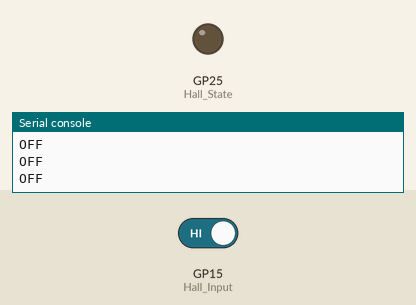
Recording of a program running on a simulated Raspberry Pi Pico running MicroPython. Shown: output pins drawn as LEDs (lit = HIGH), the last lines printed to the serial console. The inputs (shaded band) are chosen by the test bench; at power-on: GP15 (Hall_Input) HIGH.

Above: at 1.2 s.
1.3 s: GP15 (Hall_Input) driven LOW
At 2.3 s:
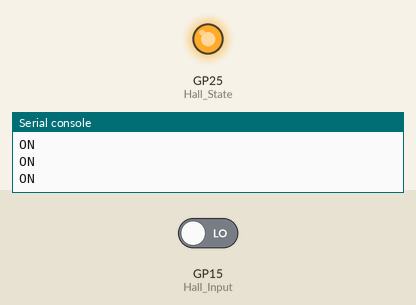
3.0 s: GP15 (Hall_Input) driven HIGH
At 3.5 s:
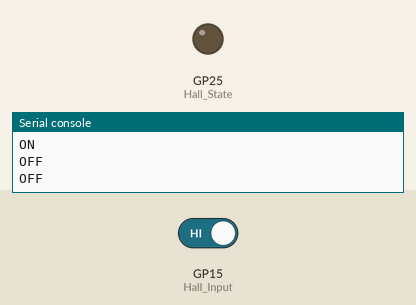
Timing chart, 0 to 6.0 s (numbered marks = the images above; inputs shaded):
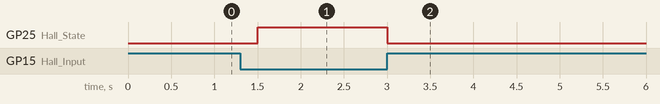

Measured:
- after the input at 1.3 s, GP25 (Hall_State): LOW → HIGH after 0.20 s
- after the input at 3.0 s, GP25 (Hall_State): HIGH → LOW at once

The program:

Hall_Effect_Sensor.py
```python
'''
Example program interfacing and using the A3144 Hall Effect sensor

'''
import machine
from time import sleep

#Create an output to use the onboard LED to indicate state of Sensor
Hall_State = machine.Pin(25,machine.Pin.OUT) #use on board LED

# Create an 'object' for our Hall Effect Sensor
# When sensor is near magnet, signal is pulled to zero volts
Hall_Input = machine.Pin(15,machine.Pin.IN,machine.Pin.PULL_UP)

print("Ready, Set, Go!")
while True:                        # Run an endless loop - Typical main loop

    if Hall_Input.value() == 1:    # Sensor is pulled high, no magnet present
        Hall_State.value(0)        # Turn off onboard LED
        print("OFF")
    elif Hall_Input.value() == 0:  # Sensor pulls signal to 0 Volts with magnet present
        Hall_State.value(1)        # Turn on LED
        print("ON")

    sleep(.375)                    # Slow things down to see states
```
